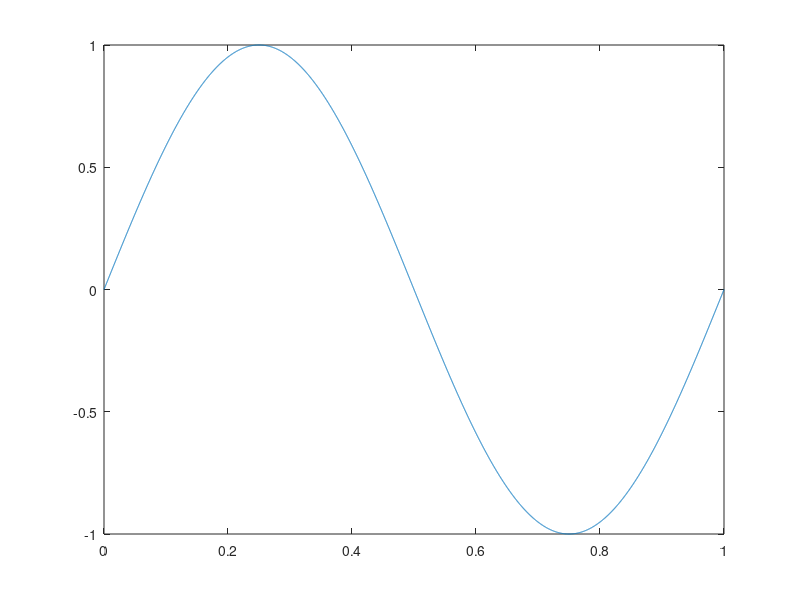

MATLAB code to generate this figure:

clearvars;
a1=0.5792;
b1=0.1584;
h2r=2*pi;
tstop=1;
fs=5000;
dt=1/fs;
t=(0:dt:tstop)';

sig1=sin(t*h2r);



figure(1);
plot(t,sig1);
